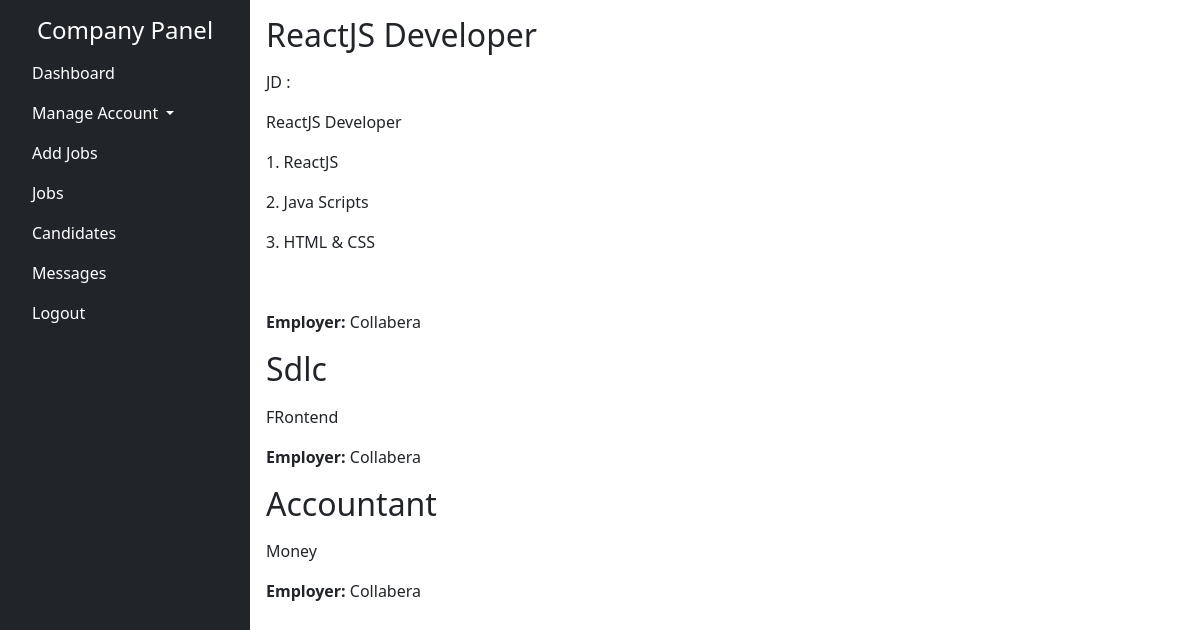
/jobshowcomp (signed in), run on the app's committed database.
### myapp/models.py (models this page shows, shortened)
class Jobs(models.Model):
    title = models.CharField(max_length=255)
    description = RichTextField(max_length=5000)
    budget_salary = models.CharField(max_length=255)
    education_req = models.CharField(max_length=255, blank=True, null=True)
    experience_req = models.CharField(max_length=255, blank=True, null=True)
    job_type = models.CharField(max_length=255)
    category = models.CharField(max_length=255)  # Storing category as a string
    location = models.CharField(max_length=255)  # Storing location as a string
    jobtag = models.CharField(max_length=255)
    deadline = models.CharField(max_length=255)
    vacancies = models.CharField(max_length=255, blank=True, null=True)
    status = models.CharField(max_length=255, blank=True, null=True, default='available')
    employer = models.CharField(max_length=255, blank=True, null=True)

### myapp/views.py (the view)
# urls.py: path('jobshowcomp',views.jobshowcomp,name='jobshowcomp'),
def jobshowcomp(request):
    email = request.session.get('user_email')
    user = register_emp.objects.get(email=email)
    username = user.username  # Get the username from the register_emp model
    jobs = Jobs.objects.filter(employer=username)
    message = "No jobs available for you." if not jobs else None
    return render(request, 'jobshowcomp.html', {'jobs': jobs, 'message': message})

### templates/jobshowcomp.html (shortened to what this page needs)
{% extends 'afterlogine.html' %}
{% block content %}
{% load static %}
<!DOCTYPE html>
<html lang="en">
<head>
  <link href="https://cdn.jsdelivr.net/npm/bootstrap@5.3.3/dist/css/bootstrap.min.css" rel="stylesheet">
</head>
<body>
    {% for job in jobs %}
    <div>
        <h2>{{ job.title }}</h2>
        <p>{{ job.description|safe }}</p>
        <p><strong>Employer:</strong> {{ job.employer }}</p>
    </div>
{% endfor %}
    </body>
    </html>
    {% endblock %}

### data on the page
Jobs: title "ReactJS Developer", description "JD : ReactJS Developer 1. ReactJS 2. Java Scripts 3. HTML & CSS", employer "Collabera"
Jobs: title "Sdlc", description "FRontend", employer "Collabera"
Jobs: title "Accountant", description "Money", employer "Collabera"
